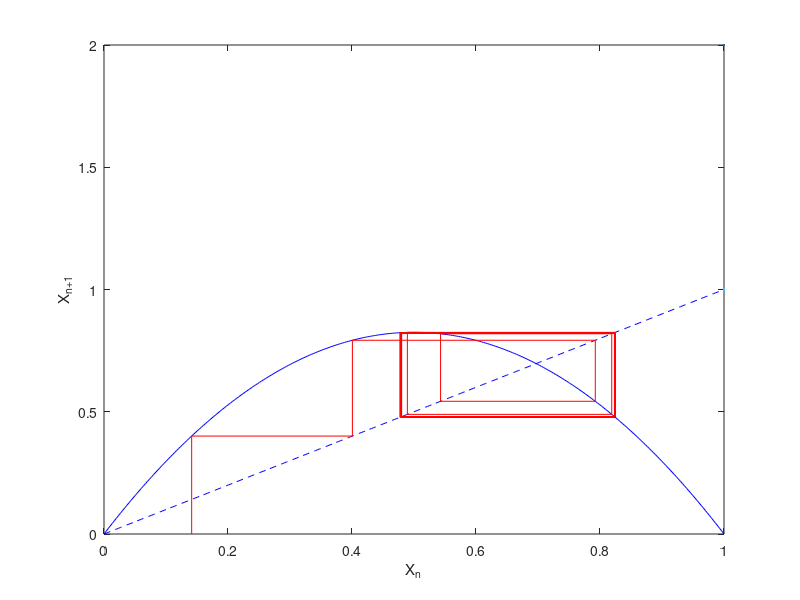

Here is the MATLAB script that generated this plot:
clear all, close all, clc

x=linspace(0,1,300);
mu=3.3;

z(1)=0.1414;
z0=z(1);

for i = 1:300
    y(i)=mu*x(i)*(1-x(i));
end

plot(x,y,'-b',x,x,'--b',LineWidth=2)
hold on

for i = 1:101
    z(i+1)=mu*z(i)*(1-z(i));
end

plot([z0 z0],[0 mu*z0*(1-z0)],'r',LineWidth=1)

for i = 1:100
    plot([z(i) z(i+1)],[z(i+1) z(i+1)],'r',LineWidth=1)
    hold on
    plot([z(i+1) z(i+1)],[z(i+1) z(i+2)],'r',LineWidth=1)
end
xlabel('X_n')
ylabel('X_{n+1}')